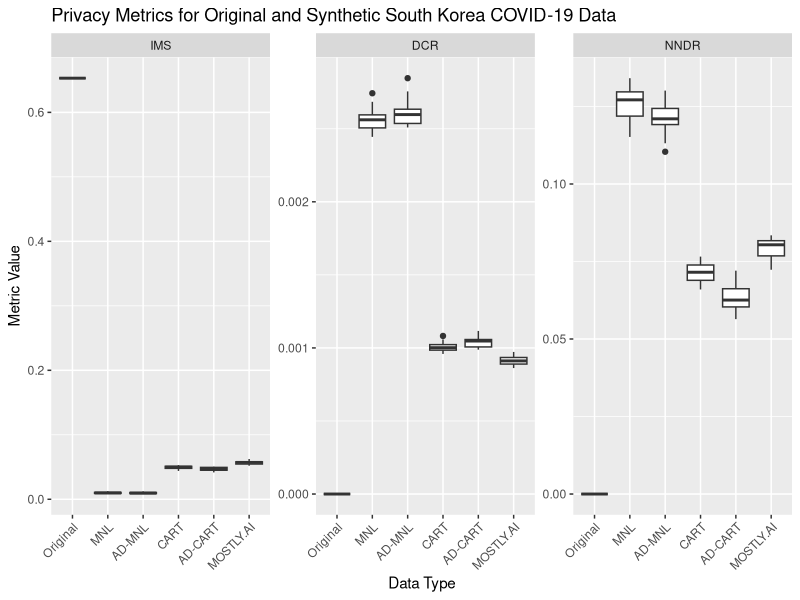
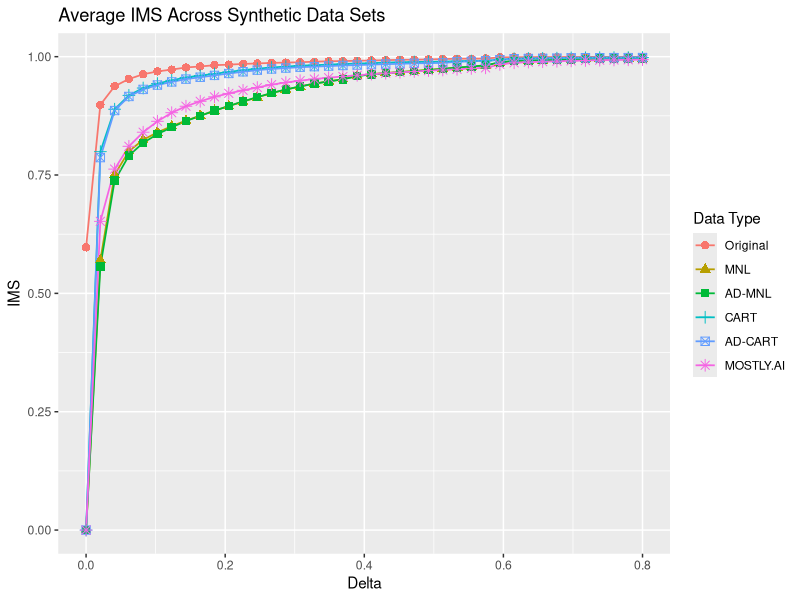
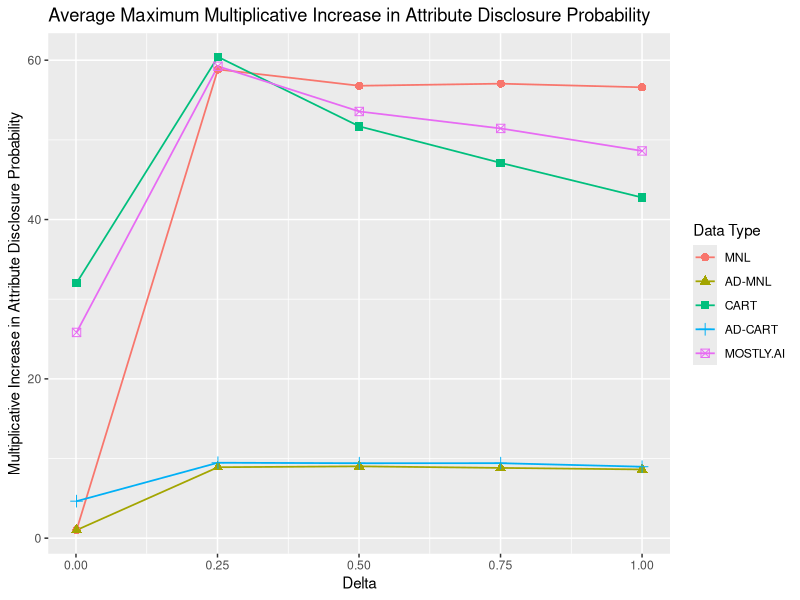
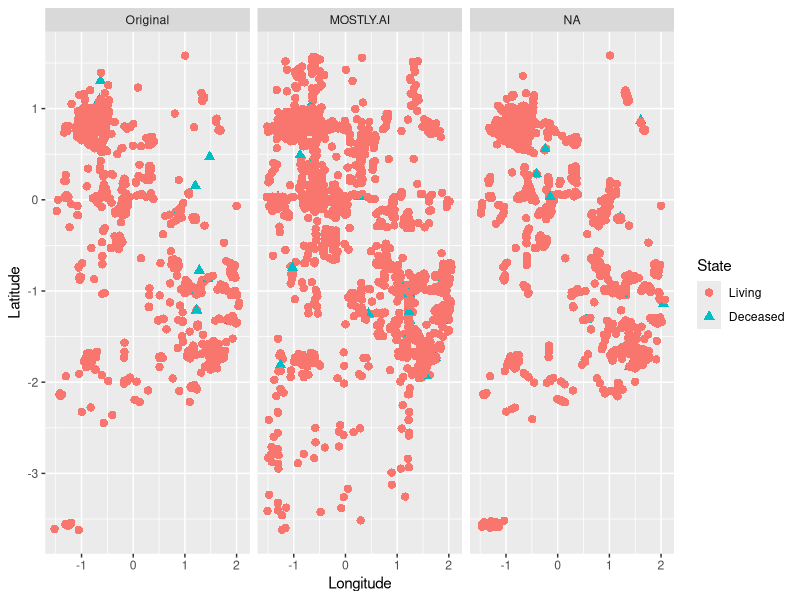
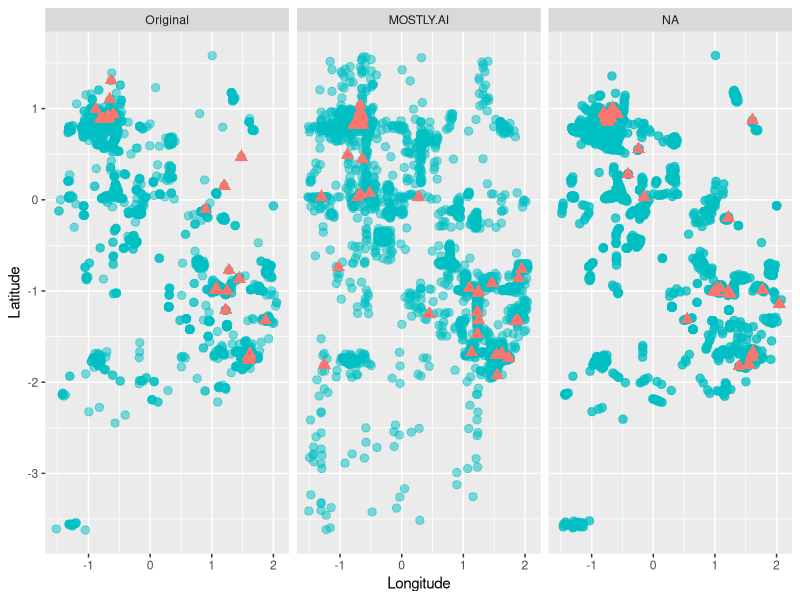
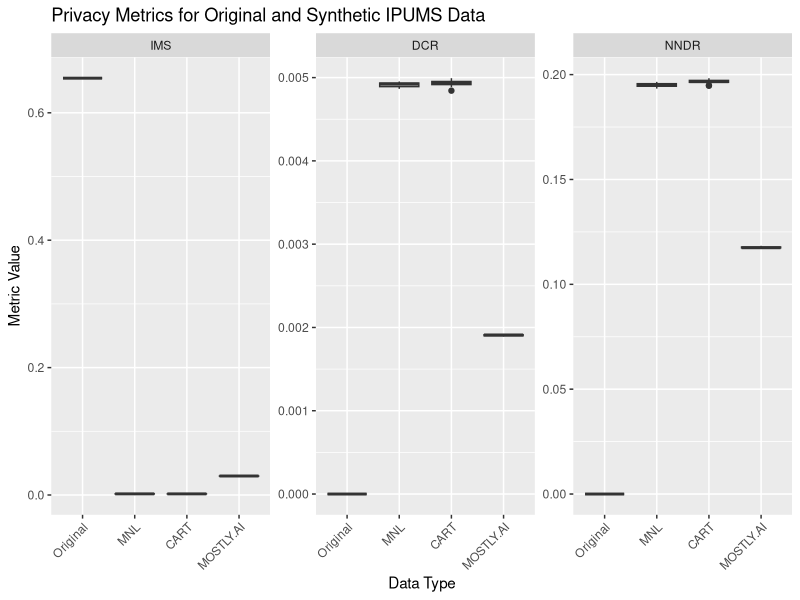
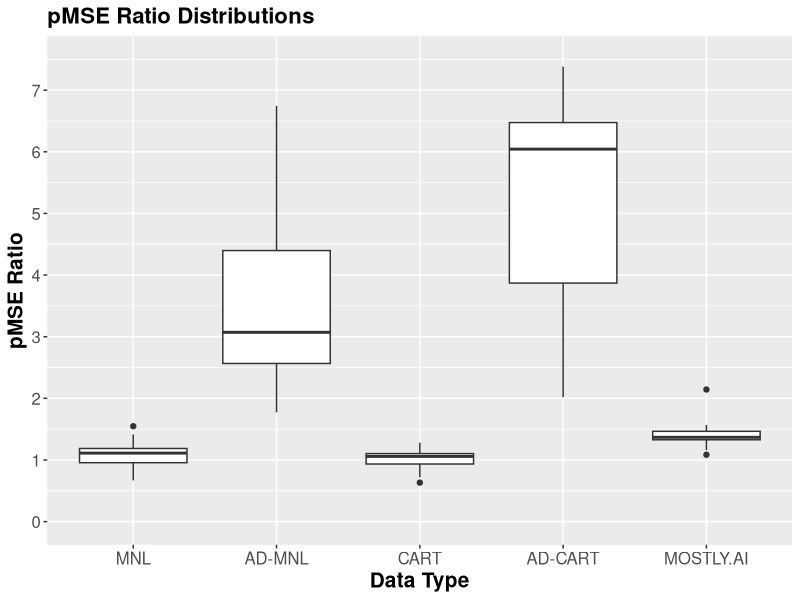

Reproduce these figures in R, in order.
# Author: Cameron Bale

library(tidyverse)
library(ggplot2)

# Plot for privacy metrics for SK data
sk_privacy_metrics <- read_csv("../Results/SK/privacy_metrics.csv")

sk_privacy_metrics %>%
  mutate(Metric = factor(Metric, levels=c("IMS", "DCR", "NNDR")),
         Type = factor(Type, levels=c("Train", "MNL", "AD-MNL", "CART", "AD-CART", "MOSTLY.AI"), labels=c("Original", "MNL", "AD-MNL", "CART", "AD-CART", "MOSTLY.AI"))) %>%
  ggplot(aes(x=Type, y=value)) +
  geom_boxplot() +
  facet_wrap(~Metric, scales='free') +
  theme(axis.text.x = element_text(angle = 45, vjust = 1, hjust=1)) +
  labs(x = "Data Type",
       y = "Metric Value",
       title = "Privacy Metrics for Original and Synthetic South Korea COVID-19 Data")

################################################################################

# plot for IMS over range of delta values

sk_ims <- read_csv("../Results/SK/ims_metrics.csv")

sk_ims %>%
  mutate(Type = factor(Type, levels=c("Original", "MNL", "AD-MNL", "CART", "AD-CART", "MOSTLY.AI"))) %>%
  ggplot(aes(x=Delta, y=value, color=Type)) +
  geom_line(linewidth=0.6) +
  geom_point(aes(shape=Type), size=2.5) +
  labs(x = "Delta",
       y = "IMS",
       title = "Average IMS Across Synthetic Data Sets",
       color = "Data Type",
       shape = "Data Type")

################################################################################

# plot attribute disclosure risk results

sk_ad <- read_csv("../Results/SK/all_ad_results.csv")

sk_ad %>%
  mutate(Type = factor(Type, levels=c("MNL", "AD-MNL", "CART", "AD-CART", "MOSTLY.AI"))) %>%
  ggplot(aes(x=Delta, y=value, color=Type)) +
  geom_line(linewidth=0.6) +
  geom_point(aes(shape=Type), size=2.5) +
  labs(x = "Delta",
       y = "Multiplicative Increase in Attribute Disclosure Probability",
       title = "Average Maximum Multiplicative Increase in Attribute Disclosure Probability",
       color = "Data Type",
       shape = "Data Type")
  
  
################################################################################

# plot pMSE ratios

sk_pmse <- read_csv("../Results/SK/pmse_metrics.csv")

sk_pmse_plot <- sk_pmse %>%
  mutate(Type = factor(Type, levels=c("MNL", "AD-MNL", "CART", "AD-CART", "MOSTLY.AI"))) %>%
  ggplot(aes(x=Type, y=value)) +
  geom_boxplot() +
  labs(x = "Data Type",
       y = "pMSE Ratio",
       title = "pMSE Ratio Distributions") +
  scale_y_continuous(name="pMSE Ratio", breaks=c(0, 1, 2, 3, 4, 5, 6, 7, 8), limits=c(0, 7.5)) +
  theme(plot.title = element_text(size=16, face= "bold", colour= "black" ),
        axis.title.x = element_text(size=15, face="bold", colour = "black"),
        axis.title.y = element_text(size=15, face="bold", colour = "black"),
        axis.text=element_text(size=12))

ggsave(filename="pmse_ratio_dists.pdf", plot=sk_pmse_plot, path="../Results/SK/Figures/")

################################################################################

# plot original vs. synthesized locations

sk_locs <- read_csv("../Results/SK/locations.csv")

colnames(sk_locs) <- c('Type', 'Latitude', 'Longitude', 'State')

sk_locs <- sk_locs %>%
  mutate(Type = factor(Type, levels=c("Original", "CART", "AD - CART", "MOSTLY.AI")),
         State = factor(State, levels=c(0, 1), labels=c('Living', 'Deceased')))

sk_locs %>%
  ggplot(aes(x=Longitude, y=Latitude, shape=State, color=State)) +
  geom_point(size=2.5) +
  facet_wrap(~Type)

sk_locs %>%
  ggplot(aes(x=Longitude, y=Latitude)) +
  geom_point(alpha = 0.5, color="#00BFC4", size=2.5) +
  geom_point(data=sk_locs[sk_locs$State=='Deceased',], aes(x=Longitude, y=Latitude), color="#F8766D", shape=17, size=3) +
  facet_wrap(~Type)

################################################################################

# analysis-specific utility measurements

asr <- read_csv("../Results/SK/analysis_specific.csv")

# calculate mean L1 distance

mean_l1 <- asr %>%
  filter(Measure == "L1 Distance") %>%
  group_by(`Data Type`, Variable) %>%
  summarize(`Mean L1 Distance` = mean(value)) %>%
  ungroup()

# calculate mean CIR

mean_cir <- asr %>%
  filter(Measure == "CI Ratio") %>%
  group_by(`Data Type`, Variable) %>%
  summarize(`Mean CIR` = mean(value)) %>%
  ungroup()

# calculate proportion sign match

prop_sign <- asr %>%
  filter(Measure == "Sign Match") %>%
  group_by(`Data Type`, Variable) %>%
  summarize(`Proportion Sign Match` = mean(value)) %>%
  ungroup()

# calculate proportion significance match

prop_sig <- asr %>%
  filter(Measure == "Significance Match") %>%
  group_by(`Data Type`, Variable) %>%
  summarize(`Proportion Significance Match` = mean(value)) %>%
  ungroup()

# calculate proportion overlap 

prop_overlap <- asr %>%
  filter(Measure == "CI Overlap") %>%
  group_by(`Data Type`, Variable) %>%
  summarize(`Proportion CI Overlap` = mean(value)) %>%
  ungroup()

# compute SSO

sso_data <- asr %>%
  group_by(`Data Type`, Measure, Variable) %>%
  mutate(id = 1:n()) %>%
  filter(Measure %in% c("Sign Match", "Significance Match", "CI Overlap")) %>%
  pivot_wider(names_from=Measure, values_from=value)

sso_results <- sso_data %>%
  mutate(sso_check = if_else(`Sign Match` == 1, if_else(`Significance Match` == 1, if_else(`CI Overlap` == 1, 1, 0), 0), 0)) %>%
  group_by(`Data Type`, Variable) %>%
  summarize(SSO = mean(sso_check))

sso_results %>%
  group_by(`Data Type`) %>%
  summarize(mean_SSO = mean(SSO))


################################################################################
################################################################################
################################################################################
################################################################################

###### IPUMS Plots ######

################################################################################
################################################################################
################################################################################
################################################################################

# Plot for privacy metrics for IPUMS data
ipums_privacy_metrics <- read_csv("../Results/IPUMS/privacy_metrics.csv")

ipums_privacy_metrics %>%
  mutate(Metric = factor(Metric, levels=c("IMS", "DCR", "NNDR")),
         Type = factor(Type, levels=c("Train", "MNL", "CART", "MOSTLY.AI"), labels=c("Original", "MNL", "CART", "MOSTLY.AI"))) %>%
  ggplot(aes(x=Type, y=value)) +
  geom_boxplot() +
  facet_wrap(~Metric, scales='free') +
  theme(axis.text.x = element_text(angle = 45, vjust = 1, hjust=1)) +
  labs(x = "Data Type",
       y = "Metric Value",
       title = "Privacy Metrics for Original and Synthetic IPUMS Data")
